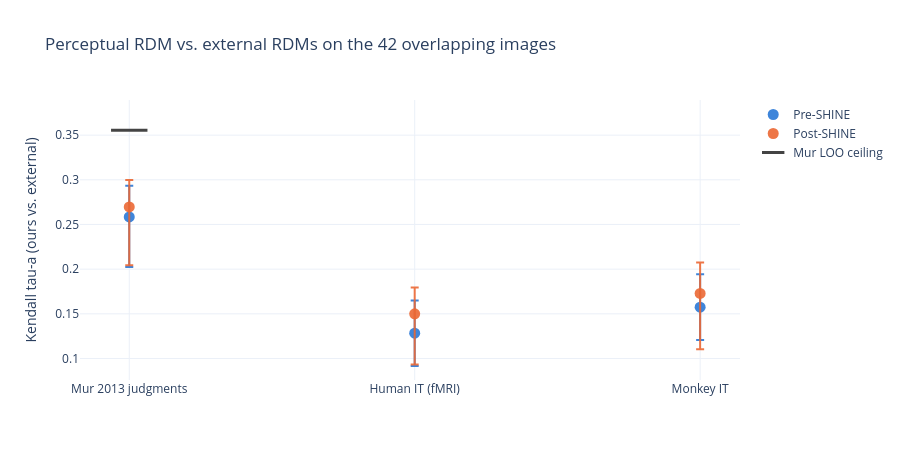

Write notebook code for a chart like this one.
### Markdown cell above
Points are the combined-RDM tau-a with its participant-bootstrap 95% CI. The grey marker is the Mur participants' leave-one-out ceiling (how well a single external participant is predicted by the other 15), shown for that target only; it is a different quantity from our combined-RDM value, so it marks headroom rather than a strict cap.

### Code cell
fig = go.Figure()
for c in COHORTS:
    d = T["summary"].query("cohort == @c").set_index("target").loc[list(TARGET)]
    fig.add_trace(go.Scatter(
        x=[TARGET[t] for t in d.index], y=d["tau_a"], mode="markers", name=LABEL[c], marker=dict(color=COLOR[c], size=11),
        error_y=dict(type="data", symmetric=False, array=d["boot_ours_ci_hi"] - d["tau_a"], arrayminus=d["tau_a"] - d["boot_ours_ci_lo"])))
ceil = T["summary"].query("target == 'behavioral_mur2013'")["external_loo_tau_a"].iloc[0]
fig.add_trace(go.Scatter(x=[TARGET["behavioral_mur2013"]], y=[ceil], mode="markers", name="Mur LOO ceiling",
                         marker=dict(color="grey", symbol="line-ew", size=26, line=dict(width=3))))
fig.update_layout(template="plotly_white", height=460, yaxis_title="Kendall tau-a (ours vs. external)",
                  title="Perceptual RDM vs. external RDMs on the 42 overlapping images")
fig

### Figure 1 — Plotly figure (JSON) as saved in the notebook; plotly's stock layout.template omitted (floating-point values rounded to 4 significant figures)
{"data": [{"error_y": {"array": [0.03503, 0.03646, 0.03699], "arrayminus": [0.0559, 0.03677, 0.03674], "symmetric": false, "type": "data"}, "marker": {"color": "rgba(42,120,214,0.9)", "size": 11}, "mode": "markers", "name": "Pre-SHINE", "type": "scatter", "x": ["Mur 2013 judgments", "Human IT (fMRI)", "Monkey IT"], "y": [0.2584, 0.1284, 0.1574]}, {"error_y": {"array": [0.03023, 0.02947, 0.03465], "arrayminus": [0.0653, 0.05681, 0.0625], "symmetric": false, "type": "data"}, "marker": {"color": "rgba(235,104,52,0.9)", "size": 11}, "mode": "markers", "name": "Post-SHINE", "type": "scatter", "x": ["Mur 2013 judgments", "Human IT (fMRI)", "Monkey IT"], "y": [0.2697, 0.15, 0.1729]}, {"marker": {"color": "grey", "line": {"width": 3}, "size": 26, "symbol": "line-ew"}, "mode": "markers", "name": "Mur LOO ceiling", "type": "scatter", "x": ["Mur 2013 judgments"], "y": [0.3555]}], "layout": {"height": 460, "title": {"text": "Perceptual RDM vs. external RDMs on the 42 overlapping images"}, "yaxis": {"title": {"text": "Kendall tau-a (ours vs. external)"}}}}
